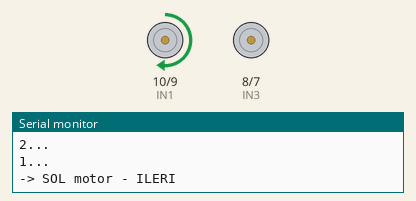
Recording of a sketch running on a simulated Arduino Uno, built with avr-gcc and run on an emulated ATmega328P. Shown: motor-driver pin pairs drawn as motors (green arrow = first pin HIGH = forward, orange = second pin HIGH = backward, longer = more drive, scaled by the enable pin), the last lines printed to the serial monitor.

Above: at 5.5 s.
At 13.0 s:
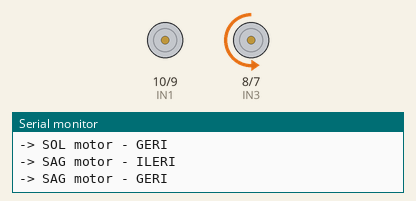
At 25.5 s:
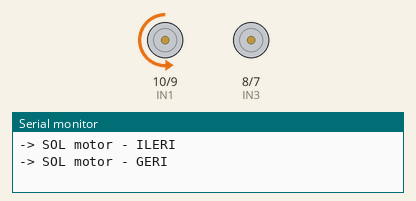
At 34.5 s:
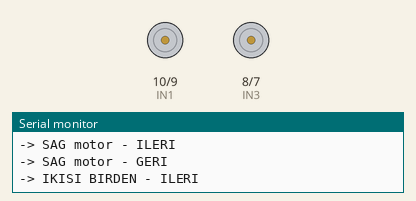
Timing chart, 0 to 36.0 s (numbered marks = the images above):
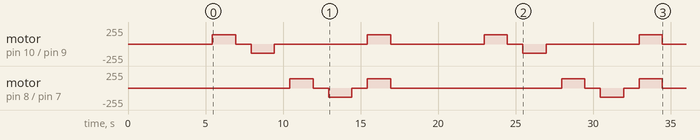

The sketch:

MotorTest.ino
```cpp
// MotorTest - motorlari TEK TEK, DUSUK HIZDA, kisa sure calistirir.
//
// !!! TEKERLEKLER HAVADA OLACAK !!!
// Arabayi bir kitabin ya da kutunun ustune koy, tekerlekler bosta donsun.
// Yere koyma - kacar.
//
// Mesafe sensoru bu kodda KULLANILMIYOR. Sadece motorlar.

// --- L298N baglantilari (KABLO-HARITASI.md ile ayni) ---
const int ENA = 11;   // sol motor hiz
const int IN1 = 10;   // sol motor yon
const int IN2 = 9;    // sol motor yon
const int IN3 = 8;    // sag motor yon
const int IN4 = 7;    // sag motor yon
const int ENB = 6;    // sag motor hiz

// --- Guvenlik sinirlari ---
const int HIZ      = 140;   // 0-255 arasi. 140 = yaklasik yarim gaz.
const int MAX_HIZ  = 200;   // Bunun ustune ASLA cikilmayacak.
const int SURE     = 1500;  // her hareket 1.5 saniye
const int MOLA     = 1000;  // hareketler arasi 1 saniye duraklama

void setup() {
  pinMode(ENA, OUTPUT); pinMode(IN1, OUTPUT); pinMode(IN2, OUTPUT);
  pinMode(ENB, OUTPUT); pinMode(IN3, OUTPUT); pinMode(IN4, OUTPUT);
  hepsiniDurdur();

  Serial.begin(9600);
  delay(300);
  Serial.println("=====================================");
  Serial.println("  MOTOR TESTI");
  Serial.println("  TEKERLEKLER HAVADA OLMALI!");
  Serial.println("=====================================");
  Serial.print("Hiz ayari: "); Serial.print(HIZ);
  Serial.print(" / 255  (guvenlik tavani: "); Serial.print(MAX_HIZ); Serial.println(")");
  Serial.println();
  Serial.println("5 saniye sonra basliyor...");
  for (int i = 5; i >= 1; i--) { Serial.print(i); Serial.println("..."); delay(1000); }
}

void loop() {
  adim("SOL motor - ILERI");
  solMotor(HIZ, true);   delay(SURE);  hepsiniDurdur(); delay(MOLA);

  adim("SOL motor - GERI");
  solMotor(HIZ, false);  delay(SURE);  hepsiniDurdur(); delay(MOLA);

  adim("SAG motor - ILERI");
  sagMotor(HIZ, true);   delay(SURE);  hepsiniDurdur(); delay(MOLA);

  adim("SAG motor - GERI");
  sagMotor(HIZ, false);  delay(SURE);  hepsiniDurdur(); delay(MOLA);

  adim("IKISI BIRDEN - ILERI");
  solMotor(HIZ, true); sagMotor(HIZ, true);
  delay(SURE);  hepsiniDurdur(); delay(MOLA);

  Serial.println();
  Serial.println(">>> Tur bitti. 5 saniye mola. <<<");
  Serial.println("Bir sey ters gittiyse USB'yi cek ya da anahtari kapat.");
  Serial.println();
  delay(5000);
}

// ---------- yardimci fonksiyonlar ----------

void adim(const char* mesaj) {
  Serial.print("-> ");
  Serial.println(mesaj);
}

int guvenliHiz(int h) {
  if (h > MAX_HIZ) return MAX_HIZ;   // tavani asamaz
  if (h < 0)       return 0;
  return h;
}

void solMotor(int hiz, bool ileri) {
  digitalWrite(IN1, ileri ? HIGH : LOW);
  digitalWrite(IN2, ileri ? LOW  : HIGH);
  analogWrite(ENA, guvenliHiz(hiz));
}

void sagMotor(int hiz, bool ileri) {
  digitalWrite(IN3, ileri ? HIGH : LOW);
  digitalWrite(IN4, ileri ? LOW  : HIGH);
  analogWrite(ENB, guvenliHiz(hiz));
}

void hepsiniDurdur() {
  analogWrite(ENA, 0);
  analogWrite(ENB, 0);
  digitalWrite(IN1, LOW); digitalWrite(IN2, LOW);
  digitalWrite(IN3, LOW); digitalWrite(IN4, LOW);
}
```

Measured:
- by itself, motor on pin 10 (IN1) / pin 9 (IN2): stopped → forward 140/255 at 5.4 s, → stopped 1.5 s later, → backward 140/255 1.0 s later, → stopped 1.5 s later, … (12 changes in this stretch)
- by itself, motor on pin 8 (IN3) / pin 7 (IN4): stopped → forward 140/255 at 10.4 s, → stopped 1.5 s later, → backward 140/255 1.0 s later, → stopped 1.5 s later, … (12 changes in this stretch)
